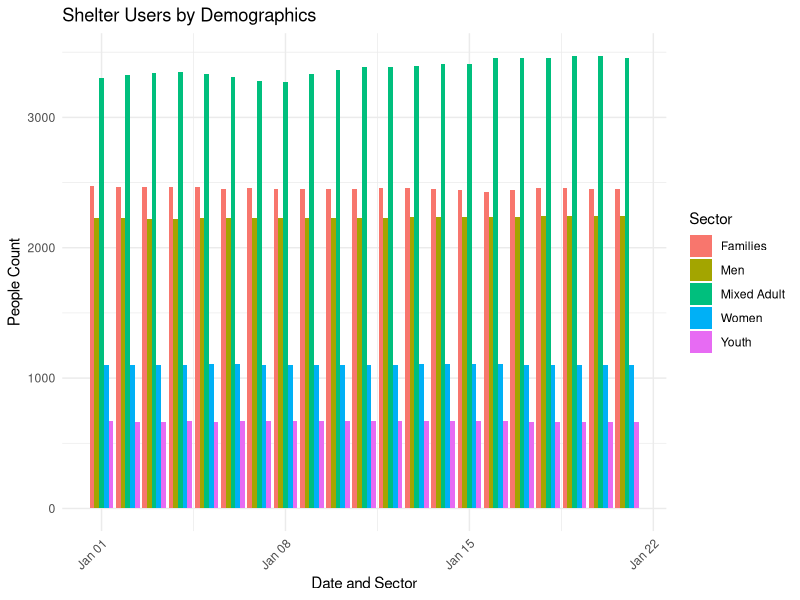

Reproduce this figure in R.
#### Preamble ####
# Purpose: Model the data from cleaned_shelter
# Author: Yi Fei Pang
# Date: 2024-01-23
# Contact: yifei.pang@mail.utoronto.ca
# License: MIT
# Pre-requisites: None

#### Workspace setup ####
library(tidyverse)
library(ggplot2)

#### Read data ####
cleaned_shelter <- read_csv("outputs/data/cleaned_shelter.csv")

### Model data ####
model <- ggplot(cleaned_shelter, aes(x = as.Date(OCCUPANCY_DATE), 
                                     y = Sector_Sum, fill = SECTOR)) +
  geom_bar(stat = "identity", position = "dodge") +
  labs(title = "Shelter Users by Demographics",
       x = "Date and Sector",
       y = "People Count",
       fill = "Sector") +
  theme_minimal() +
  theme(axis.text.x = element_text(angle = 45, hjust = 1))

#### Save model ####
ggsave("model.png", plot = model)

